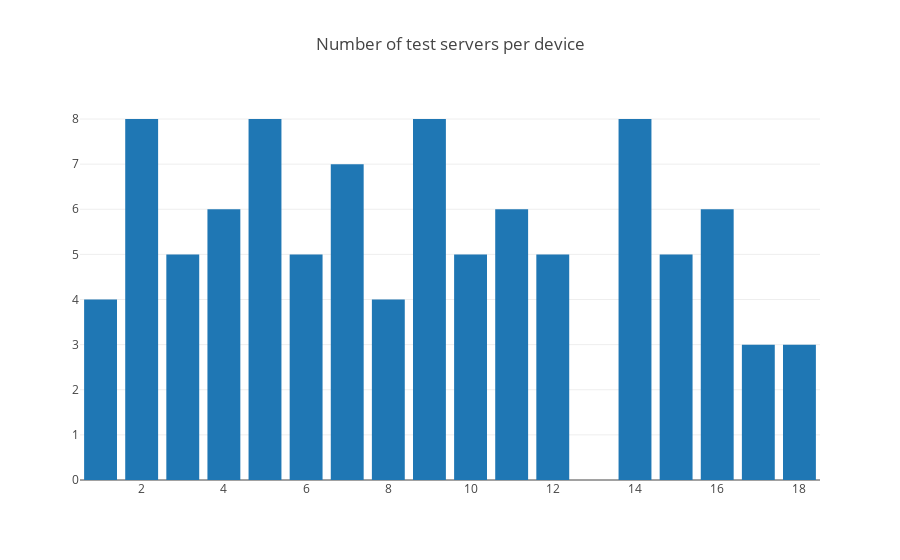

Notebook code for this chart:
### Code cell
data = [go.Bar(
            x=test_servers_per_device.index,
            y=test_servers_per_device["server_count"],
    )]

layout = go.Layout(
        barmode='stack',
        title="Number of test servers per device"
    )

fig = go.Figure(data=data, layout=layout)
#print(points_by_device)
iplot(fig)

### Figure 1 — Plotly figure (JSON) as saved in the notebook; plotly's stock layout.template omitted (floating-point values rounded to 4 significant figures)
{"data": [{"type": "bar", "x": [1, 2, 3, 4, 5, 6, 7, 8, 9, 10, 11, 12, 14, 15, 16, 17, 18], "y": [4, 8, 5, 6, 8, 5, 7, 4, 8, 5, 6, 5, 8, 5, 6, 3, 3]}], "layout": {"barmode": "stack", "title": "Number of test servers per device"}}
